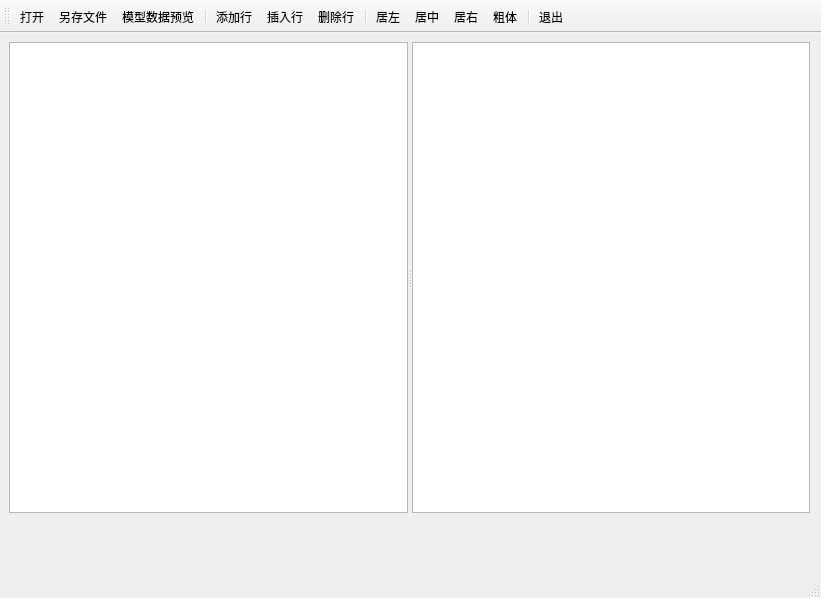
<?xml version="1.0" encoding="UTF-8"?>
<ui version="4.0">
 <class>MainWindow</class>
 <widget class="QMainWindow" name="MainWindow">
  <property name="geometry">
   <rect>
    <x>0</x>
    <y>0</y>
    <width>821</width>
    <height>598</height>
   </rect>
  </property>
  <property name="windowTitle">
   <string>StandardItemModel</string>
  </property>
  <widget class="QWidget" name="centralwidget">
   <widget class="QSplitter" name="splitter">
    <property name="geometry">
     <rect>
      <x>9</x>
      <y>9</y>
      <width>801</width>
      <height>471</height>
     </rect>
    </property>
    <property name="orientation">
     <enum>Qt::Horizontal</enum>
    </property>
    <widget class="QTableView" name="tableView"/>
    <widget class="QPlainTextEdit" name="plainTextEdit">
     <property name="lineWrapMode">
      <enum>QPlainTextEdit::NoWrap</enum>
     </property>
    </widget>
   </widget>
  </widget>
  <widget class="QStatusBar" name="statusbar"/>
  <widget class="QToolBar" name="toolBar">
   <property name="windowTitle">
    <string>toolBar</string>
   </property>
   <property name="toolButtonStyle">
    <enum>Qt::ToolButtonTextUnderIcon</enum>
   </property>
   <attribute name="toolBarArea">
    <enum>TopToolBarArea</enum>
   </attribute>
   <attribute name="toolBarBreak">
    <bool>false</bool>
   </attribute>
   <addaction name="actOpen"/>
   <addaction name="actSave"/>
   <addaction name="actModelData"/>
   <addaction name="separator"/>
   <addaction name="actAppend"/>
   <addaction name="actInsert"/>
   <addaction name="actDelete"/>
   <addaction name="separator"/>
   <addaction name="actAlignLeft"/>
   <addaction name="actAlignCenter"/>
   <addaction name="actAlignRight"/>
   <addaction name="actFontBold"/>
   <addaction name="separator"/>
   <addaction name="actExit"/>
  </widget>
  <action name="actOpen">
   <property name="icon">
    <iconset resource="res.qrc">
     <normaloff>:/icons/open.bmp</normaloff>:/icons/open.bmp</iconset>
   </property>
   <property name="text">
    <string>打开</string>
   </property>
   <property name="toolTip">
    <string>打开文件</string>
   </property>
  </action>
  <action name="actSave">
   <property name="icon">
    <iconset resource="res.qrc">
     <normaloff>:/icons/save.bmp</normaloff>:/icons/save.bmp</iconset>
   </property>
   <property name="text">
    <string>另存文件</string>
   </property>
   <property name="toolTip">
    <string>表格内容另存为文件</string>
   </property>
  </action>
  <action name="actAppend">
   <property name="icon">
    <iconset resource="res.qrc">
     <normaloff>:/icons/append.bmp</normaloff>:/icons/append.bmp</iconset>
   </property>
   <property name="text">
    <string>添加行</string>
   </property>
   <property name="toolTip">
    <string>添加一行</string>
   </property>
  </action>
  <action name="actInsert">
   <property name="icon">
    <iconset resource="res.qrc">
     <normaloff>:/icons/insert.bmp</normaloff>:/icons/insert.bmp</iconset>
   </property>
   <property name="text">
    <string>插入行</string>
   </property>
   <property name="toolTip">
    <string>插入一行</string>
   </property>
  </action>
  <action name="actDelete">
   <property name="icon">
    <iconset resource="res.qrc">
     <normaloff>:/icons/delete.bmp</normaloff>:/icons/delete.bmp</iconset>
   </property>
   <property name="text">
    <string>删除行</string>
   </property>
   <property name="toolTip">
    <string>删除当前行</string>
   </property>
  </action>
  <action name="actExit">
   <property name="icon">
    <iconset resource="res.qrc">
     <normaloff>:/icons/exit.bmp</normaloff>:/icons/exit.bmp</iconset>
   </property>
   <property name="text">
    <string>退出</string>
   </property>
  </action>
  <action name="actModelData">
   <property name="icon">
    <iconset resource="res.qrc">
     <normaloff>:/icons/import.bmp</normaloff>:/icons/import.bmp</iconset>
   </property>
   <property name="text">
    <string>模型数据预览</string>
   </property>
   <property name="toolTip">
    <string>模型数据显示到文本框中</string>
   </property>
  </action>
  <action name="actAlignLeft">
   <property name="icon">
    <iconset resource="res.qrc">
     <normaloff>:/icons/alignleft.bmp</normaloff>:/icons/alignleft.bmp</iconset>
   </property>
   <property name="text">
    <string>居左</string>
   </property>
   <property name="toolTip">
    <string>文本左对齐</string>
   </property>
  </action>
  <action name="actAlignCenter">
   <property name="icon">
    <iconset resource="res.qrc">
     <normaloff>:/icons/aligncenter.bmp</normaloff>:/icons/aligncenter.bmp</iconset>
   </property>
   <property name="text">
    <string>居中</string>
   </property>
   <property name="toolTip">
    <string>文本居中对齐</string>
   </property>
  </action>
  <action name="actAlignRight">
   <property name="icon">
    <iconset resource="res.qrc">
     <normaloff>:/icons/alignright.bmp</normaloff>:/icons/alignright.bmp</iconset>
   </property>
   <property name="text">
    <string>居右</string>
   </property>
   <property name="toolTip">
    <string>文本右对齐</string>
   </property>
  </action>
  <action name="actFontBold">
   <property name="checkable">
    <bool>true</bool>
   </property>
   <property name="icon">
    <iconset resource="res.qrc">
     <normaloff>:/icons/bld.bmp</normaloff>:/icons/bld.bmp</iconset>
   </property>
   <property name="text">
    <string>粗体</string>
   </property>
   <property name="toolTip">
    <string>粗体字体</string>
   </property>
  </action>
 </widget>
 <resources>
  <include location="res.qrc"/>
 </resources>
 <connections>
  <connection>
   <sender>actExit</sender>
   <signal>triggered()</signal>
   <receiver>MainWindow</receiver>
   <slot>close()</slot>
   <hints>
    <hint type="sourcelabel">
     <x>-1</x>
     <y>-1</y>
    </hint>
    <hint type="destinationlabel">
     <x>410</x>
     <y>298</y>
    </hint>
   </hints>
  </connection>
 </connections>
</ui>
